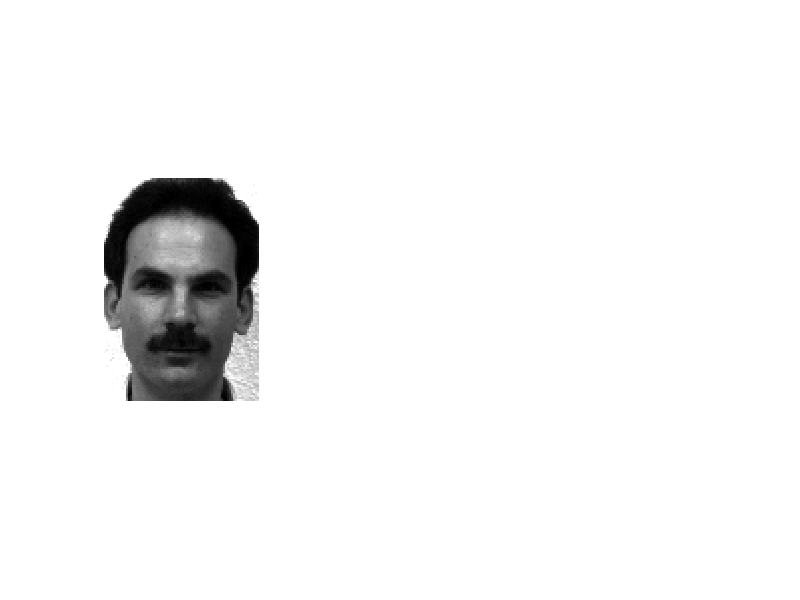

Recreate this plot in MATLAB. (Note: this script raises an error after producing the figure.)

load('yface10.mat');
X = imcomplement(yface10/max(max(max(yface10))));

tol = 0.001;
e = 1;
p = 2;

z = X(:,e,p);
subplot(1,3,1);
imshow(reshape(z,[112, 78]))
%[S, F, G, H, D, C] = createTensor(X, tol);

% Least square
[e1, p1] = classification(C, H, z, tol);

im = reshape(X(:,e1,p1),[112,78]);
subplot(1,3,2)
imshow(im)

%QR

Be = ttm(S,G,2);
[e2, p2] = classificationQR(Be, F, H, z, tol);

subplot(1,3,3);
imshow(reshape(X(:,e2,p2),[112,78]));

%%
clc
tol = 0.001;
for e = 1:11
    for p = 1:10
       z = X(:,e,p);
       [e1, p1] =  classificationQR(Be, F, H, z, tol);
       if(e1 ~= e || p ~= p1)
           fprintf('p: %d ', p);
           fprintf('p1: %d ', p1);
           fprintf('e: %d ', e);
           fprintf('e1: %d\n', e1);
       end
    end
end
fprintf('Done \n');
